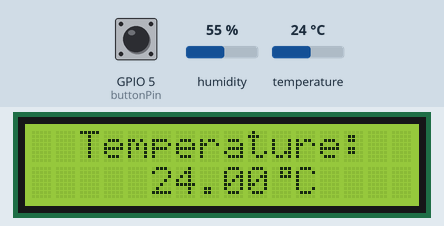
A program run on a simulated ESP32. On the bench: 16×2 character LCD. The inputs (shaded band) are chosen by the test bench; at power-on: temperature 24 °C, GPIO 5 (buttonPin) HIGH, humidity 55 %. WiFi joins after 1.5 s; servers stay silent unless stated; storage starts empty; what the program prints to the serial monitor is not drawn.

Above: at 2.7 s.
2.8 s: temperature set to 12 °C
At 4.8 s:
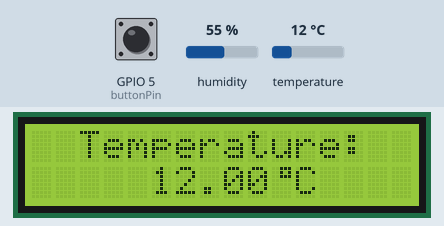
5.1 s: temperature set to 19 °C
At 6.5 s:
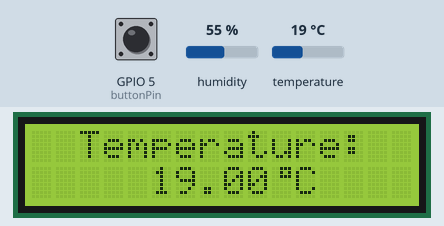
7.1 s: temperature set to 28 °C
At 8.2 s:
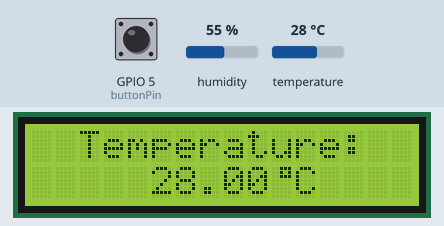
Timing chart, 0 to 10.1 s (numbered marks = the images above; inputs shaded):
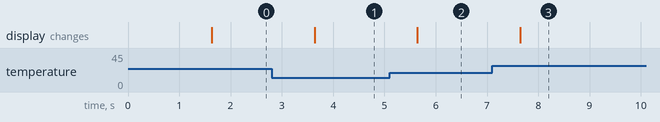

Measured:
- after the input at 2.8 s, the display: changes after 0.84 s (image 1)
- after the input at 5.1 s, the display: changes after 0.54 s (image 2)
- after the input at 7.1 s, the display: changes after 0.55 s (image 3)

The program:

main.cpp
```cpp
#include <Arduino.h>
#include <WebServer.h>
#include <Wire.h>
#include <LiquidCrystal_I2C.h>
#include <DHT.h>

#include "../include/initPins.h"
#include "../include/config.h"
#include "../include/initServer.h"

extern WebServer server;
extern LiquidCrystal_I2C lcd;
extern DHT dht;
extern void updateDatabase(float temp, float humidity);
extern void updateDisplay(float temp, float humidity);
volatile bool buttonPressed = false;
uint32_t lastProgramTime = 0; // Yurii del

uint8_t displayState = 0;

float lastTemp = 0;
float lastHumidity = 0;

void setup()
{
    Serial.begin(115200);
    initPins();
    initServer();
}

void loop()
{
    server.handleClient();
    float temp = dht.readTemperature();
    float humidity = dht.readHumidity();

    if (buttonPressed)
    {
        displayState = (displayState + 1) % 2;
        buttonPressed = false;
    }

    if (lastTemp - temp > 0.2 || lastTemp - temp < -0.2 || lastHumidity - humidity > 0.2 || lastHumidity - humidity < -0.2)
    {
        lastTemp = temp;
        lastHumidity = humidity;
        updateDatabase(temp, humidity);
        updateDisplay(temp, humidity);
    }
}
```

initServer.h
```cpp
#ifndef SERVER_H
#define SERVER_H

void initServer();

#endif // SERVER_H
```

updateDb.h
```cpp
#ifdef UPDATE_DB_H
#define UPDATE_DB_H

void updateDatabase(float temp, float humidity);

#endif // UPDATE_DB_H
```

updateDisplay.h
```cpp
#ifdef UPDATE_DISPLAY_H
#define UPDATE_DISPLAY_H

void updateDisplay(float temp, float humidity);

#endif // UPDATE_DISPLAY_H
```

initServer.cpp
```cpp
#include "../include/initServer.h"
#include <WiFi.h>
#include <WiFiClient.h>
#include <WebServer.h>
#include <ESPmDNS.h>
#include <DHT.h>
#include "../include/config.h"
#include <LittleFS.h>

extern float lastTemp;
extern float lastHumidity;

WebServer server(80);

const char html[] PROGMEM = R"rawliteral(
<html>
  <head>
    <meta name='viewport' content='width=device-width, initial-scale=1'>
    <link rel='stylesheet' href='https://use.fontawesome.com/releases/v5.7.2/css/all.css' crossorigin='anonymous'>
    <title>ESP32 DHT Server</title>
    <script src="https://cdn.jsdelivr.net/npm/chart.js"></script>
    <style>
        html { font-family: Arial; text-align: center; margin: 0 auto; }
        h2 { font-size: 3.0rem; }
        p { font-size: 3.0rem; }
        .units { font-size: 1.2rem; }
        .dht-labels { font-size: 1.5rem; vertical-align: middle; padding-bottom: 15px; }
    </style>
  </head>
  <body>
      <h2>ESP32 DHT Server!</h2>
      <p>
        <i class='fas fa-thermometer-half' style='color:#ca3517;'></i>
        <span class='dht-labels'>Temperature</span>
        <span id="temp">--</span>
        <sup class='units'>&deg;C</sup>
      </p>
      <p>
        <i class='fas fa-tint' style='color:#00add6;'></i>
        <span class='dht-labels'>Humidity</span>
        <span id="humidity">--</span>
        <sup class='units'>&percnt;</sup>
      </p>

      <canvas id="tempChart" width="400" height="200"></canvas>
  </body>

  <script>
    const temperatureElement = document.getElementById("temp");
    const humidityElement = document.getElementById("humidity");

    const tempData = [];
    const humidityData = [];
    const labels = [];

    function getData() {
        fetch("/data", {method: "GET"})
            .then(response => response.json())
            .then(data => {
                temperatureElement.textContent = data["temperature"];
                humidityElement.textContent = data["humidity"];

                labels.push(new Date().toLocaleTimeString());
                tempData.push(data["temperature"]);
                humidityData.push(data["humidity"]);

                if (labels.length > 20) {
                    labels.shift();
                    tempData.shift();
                    humidityData.shift();
                }

                chart.update();
            })
            .catch(error => console.log(error));
    }

    const ctx = document.getElementById('tempChart').getContext('2d');
    const chart = new Chart(ctx, {
        type: 'line',
        data: {
            labels: labels,
            datasets: [
                { label: 'Temperature (°C)', data: tempData, borderColor: 'red', fill: false },
                { label: 'Humidity (%)', data: humidityData, borderColor: 'blue', fill: false }
            ]
        }
    });

    setInterval(getData, 1000);
  </script>
</html>
)rawliteral";

void handleRoot()
{
  server.send(200, "text/html", html);
}

void sendData()
{
  String response = String("{\"temperature\":") + lastTemp + ",\"humidity\":" + lastHumidity + "}";
  server.send(200, "application/json", response);
}

void handleDb()
{
  File file = LittleFS.open("/database.csv", "r");
  if (!file)
  {
    Serial.println("Failed to open file for reading");
    server.send(404, "text/plain", "File not found");
    return;
  }
  String content = file.readString();
  file.close();
  server.send(200, "text/plain", content);
}

void initServer()
{
  WiFi.begin(ssid, password);
  while (WiFi.status() != WL_CONNECTED)
  {
    delay(500);
    Serial.print(".");
  }
  Serial.println("");
  Serial.print("Connected to ");
  Serial.println(ssid);
  Serial.print("IP address: ");
  Serial.println(WiFi.localIP());

  if (LittleFS.begin())
  {
    Serial.println("LittleFS mounted successfully");
  }
  else
  {
    Serial.println("Failed to mount LittleFS");
  }

  server.on("/", handleRoot);
  server.on("/data", sendData);
  server.on("/database", handleDb);
  server.begin();
}
```

updateDb.cpp
```cpp
#include <LittleFS.h>

#include "../include/updateDb.h"


void updateDatabase(float temp, float humidity)
{
    File fileRead = LittleFS.open("/database.csv", "r");

    if (!fileRead) {
        Serial.println("Failed to open file for reading");
        return;
    }
    size_t fileSize = fileRead.size();
    fileRead.close();

    File fileUpdate;
    if (fileSize > 10000) {
        fileUpdate = LittleFS.open("/database.csv", "w");
    }
    else {
        fileUpdate = LittleFS.open("/database.csv", "a");
    }

    if (!fileUpdate) {
        Serial.println("Failed to open file for writing");
        return;
    }

    String data = "Temp: " + String(temp) + ", " + "Hum: " + String(humidity) + "\n";
    fileUpdate.println(data);
    fileUpdate.close();
}
```

updateDisplay.cpp
```cpp
#include <Arduino.h>
#include <LiquidCrystal_I2C.h>
#include "../include/updateDisplay.h"

extern LiquidCrystal_I2C lcd;
extern uint8_t displayState;

void updateDisplay(float temp, float humidity)
{
    lcd.clear();
    lcd.setCursor(2, 0);
    if (displayState == 0)
    {
        lcd.print("Temperature:");
        lcd.setCursor(5, 1);
        lcd.print(temp);
        lcd.write(byte(0));
        lcd.print("C   ");
    }
    else
    {
        lcd.print("Humidity:");
        lcd.setCursor(5, 1);
        lcd.print(humidity);
        lcd.print("%   ");
    }
}
```

config.h
```cpp
#ifndef CONFIG_H
#define CONFIG_H
#include <Arduino.h>

extern const uint8_t buttonPin;
extern const uint32_t debounceTime;
extern const char* ssid;
extern const char* password;

#endif // CONFIG_H
```

initPins.h
```cpp
#ifndef INIT_PINS_H
#define INIT_PINS_H

void initPins();

#endif // INIT_PINS_H
```

config.cpp
```cpp
#include "../include/config.h"

const uint8_t buttonPin = 5;
const uint32_t debounceTime = 200;

const char *ssid = "Redmi Note 10 Pro";
const char *password = "123456780";
```

initPins.cpp
```cpp
#include <Wire.h>
#include <LiquidCrystal_I2C.h>
#include <DHT.h>

#include "../include/initPins.h"
#include "../include/config.h"

#define DHTPIN 18
#define DHTTYPE DHT22

byte degreeChar[] = {
    B00111, B00101, B00111, B00000,
    B00000, B00000, B00000, B00000};

LiquidCrystal_I2C lcd(0x27, 16, 2);
DHT dht(DHTPIN, DHTTYPE);

extern volatile bool buttonPressed;

volatile uint32_t lastButtonTime = 0;
void IRAM_ATTR buttonFunc()
{
    uint32_t nowTime = millis();
    if ((nowTime - lastButtonTime) > debounceTime)
    {
        lastButtonTime = nowTime;
        buttonPressed = true;
    }
}

void initPins()
{
    pinMode(buttonPin, INPUT_PULLUP);
    attachInterrupt(digitalPinToInterrupt(buttonPin), buttonFunc, RISING);

    dht.begin();

    Wire.begin(21, 22);
    lcd.init();
    lcd.backlight();
    lcd.createChar(0, degreeChar);
    lcd.clear();
}
```
